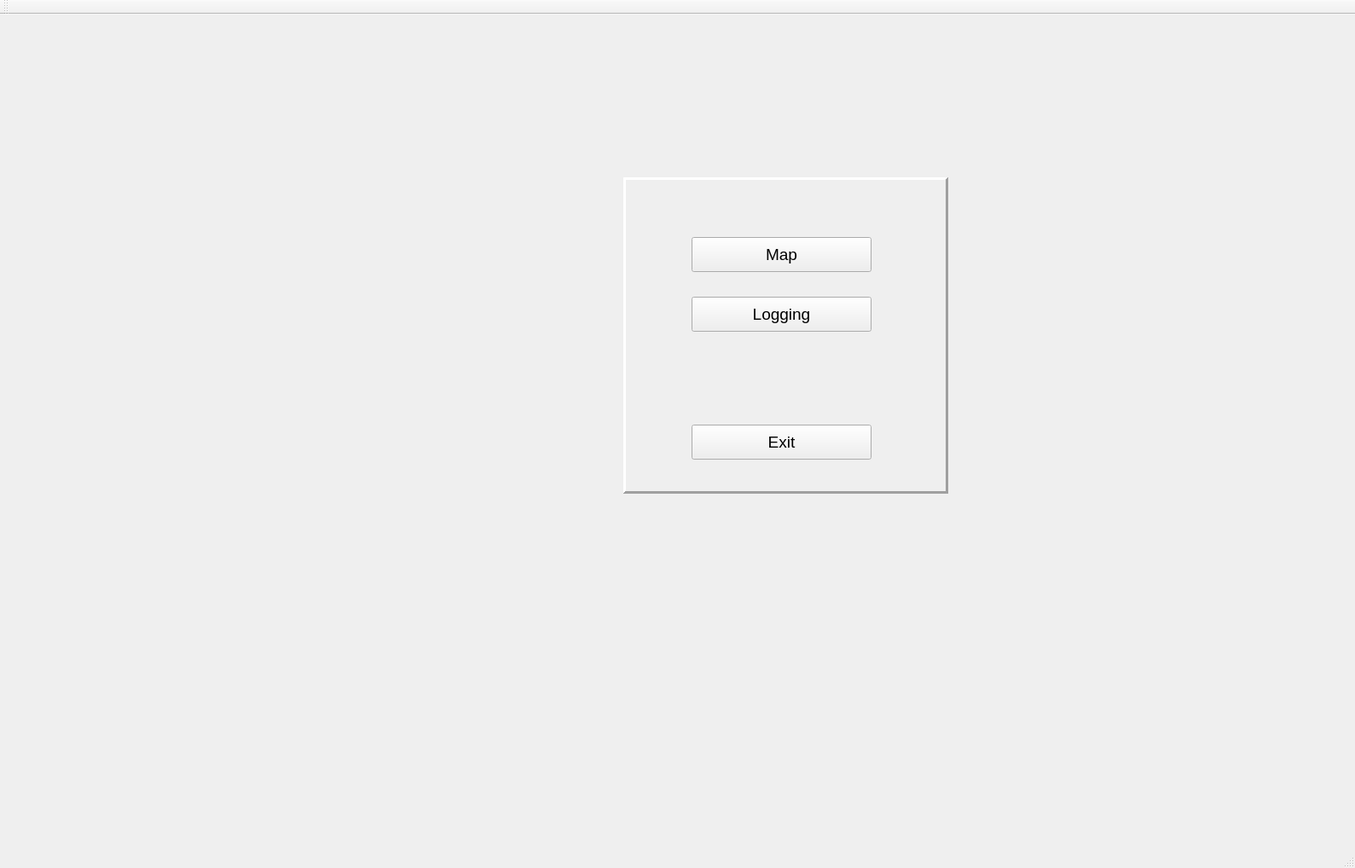
<?xml version="1.0" encoding="UTF-8"?>
<ui version="4.0">
 <class>MainWindow</class>
 <widget class="QMainWindow" name="MainWindow">
  <property name="geometry">
   <rect>
    <x>0</x>
    <y>0</y>
    <width>1589</width>
    <height>1018</height>
   </rect>
  </property>
  <property name="minimumSize">
   <size>
    <width>800</width>
    <height>600</height>
   </size>
  </property>
  <property name="windowTitle">
   <string>MainWindow</string>
  </property>
  <widget class="QWidget" name="centralWidget">
   <layout class="QHBoxLayout" name="horizontalLayout_2">
    <item>
     <widget class="QStackedWidget" name="stackedWidget">
      <property name="currentIndex">
       <number>0</number>
      </property>
      <widget class="QWidget" name="pageMenu">
       <widget class="QFrame" name="frameMenu">
        <property name="geometry">
         <rect>
          <x>720</x>
          <y>180</y>
          <width>381</width>
          <height>371</height>
         </rect>
        </property>
        <property name="frameShape">
         <enum>QFrame::Panel</enum>
        </property>
        <property name="frameShadow">
         <enum>QFrame::Raised</enum>
        </property>
        <property name="lineWidth">
         <number>3</number>
        </property>
        <widget class="QPushButton" name="buttonClose">
         <property name="geometry">
          <rect>
           <x>80</x>
           <y>290</y>
           <width>211</width>
           <height>41</height>
          </rect>
         </property>
         <property name="font">
          <font>
           <pointsize>14</pointsize>
          </font>
         </property>
         <property name="text">
          <string>Exit</string>
         </property>
        </widget>
        <widget class="QPushButton" name="buttonEditor">
         <property name="geometry">
          <rect>
           <x>80</x>
           <y>70</y>
           <width>211</width>
           <height>41</height>
          </rect>
         </property>
         <property name="font">
          <font>
           <pointsize>14</pointsize>
          </font>
         </property>
         <property name="text">
          <string>Map</string>
         </property>
        </widget>
        <widget class="QPushButton" name="loggingButton">
         <property name="geometry">
          <rect>
           <x>80</x>
           <y>140</y>
           <width>211</width>
           <height>41</height>
          </rect>
         </property>
         <property name="font">
          <font>
           <pointsize>14</pointsize>
          </font>
         </property>
         <property name="text">
          <string>Logging</string>
         </property>
        </widget>
       </widget>
      </widget>
      <widget class="QWidget" name="pageEditor">
       <layout class="QHBoxLayout" name="horizontalLayout">
        <item>
         <widget class="ModifiedView" name="graphicsView">
          <property name="sizePolicy">
           <sizepolicy hsizetype="Expanding" vsizetype="Expanding">
            <horstretch>0</horstretch>
            <verstretch>0</verstretch>
           </sizepolicy>
          </property>
          <property name="mouseTracking">
           <bool>false</bool>
          </property>
          <property name="verticalScrollBarPolicy">
           <enum>Qt::ScrollBarAlwaysOff</enum>
          </property>
          <property name="horizontalScrollBarPolicy">
           <enum>Qt::ScrollBarAlwaysOff</enum>
          </property>
          <property name="sizeAdjustPolicy">
           <enum>QAbstractScrollArea::AdjustToContents</enum>
          </property>
          <property name="interactive">
           <bool>true</bool>
          </property>
          <property name="renderHints">
           <set>QPainter::Antialiasing|QPainter::HighQualityAntialiasing|QPainter::SmoothPixmapTransform|QPainter::TextAntialiasing</set>
          </property>
          <property name="dragMode">
           <enum>QGraphicsView::ScrollHandDrag</enum>
          </property>
          <property name="transformationAnchor">
           <enum>QGraphicsView::AnchorUnderMouse</enum>
          </property>
          <property name="resizeAnchor">
           <enum>QGraphicsView::AnchorUnderMouse</enum>
          </property>
          <property name="viewportUpdateMode">
           <enum>QGraphicsView::SmartViewportUpdate</enum>
          </property>
         </widget>
        </item>
       </layout>
      </widget>
     </widget>
    </item>
   </layout>
  </widget>
  <widget class="QMenuBar" name="menuBar">
   <property name="geometry">
    <rect>
     <x>0</x>
     <y>0</y>
     <width>1589</width>
     <height>26</height>
    </rect>
   </property>
  </widget>
  <widget class="QToolBar" name="mainToolBar">
   <attribute name="toolBarArea">
    <enum>TopToolBarArea</enum>
   </attribute>
   <attribute name="toolBarBreak">
    <bool>false</bool>
   </attribute>
  </widget>
  <widget class="QStatusBar" name="statusBar"/>
 </widget>
 <layoutdefault spacing="6" margin="11"/>
 <customwidgets>
  <customwidget>
   <class>ModifiedView</class>
   <extends>QGraphicsView</extends>
   <header>UI/ModifiedView.h</header>
  </customwidget>
 </customwidgets>
 <resources/>
 <connections/>
</ui>
